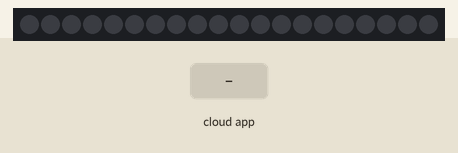
Simulated run of this sketch. Board: ESP8266 (NodeMCU). Shown: 20 RGB LEDs in strip order, left to right. The test bench sets the inputs (shaded band). Dim RGB values are drawn brighter than linear; WiFi joins after 1.5 s; servers stay silent unless stated; no MQTT or app messages arrive unless stated; what the sketch prints to the serial monitor is not drawn.

Above: at 2.7 s.
2.8 s: the phone or cloud app sets t to 0
At 3.1 s:
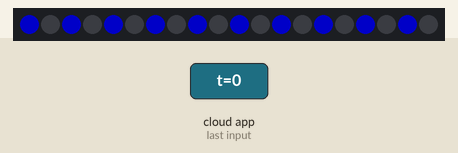
4.3 s: the phone or cloud app sets brightness to 1
At 4.6 s:
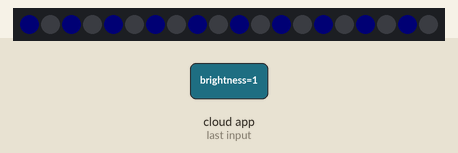
5.8 s: the phone or cloud app sets t to 1
At 6.6 s:
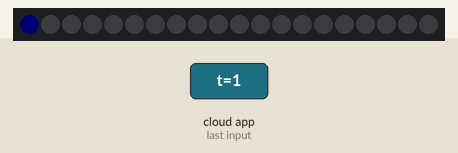
7.3 s: the phone or cloud app sets h to 0
Timing chart, 0 to 9.8 s (numbered marks = the images above; inputs shaded):
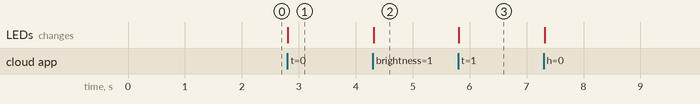

Measured:
- after the input at 2.8 s, the LEDs: change at once (image 1)
- after the input at 4.3 s, the LEDs: change at once (image 2)
- after the input at 5.8 s, the LEDs: change at once (image 3)

The sketch:

mtqqReceiver.ino
```cpp
/*
 Serial Call and Response in ASCII
 Language: Wiring/Ard'ino

 A signal in to the serial interface will be converted to the correct function
 */
#include <Adafruit_NeoPixel.h>
#include <ESP8266WiFi.h>
#include "Adafruit_MQTT.h"
#include "Adafruit_MQTT_Client.h"

#define WLAN_SSID       "BoboLina2G"
#define WLAN_PASS       "Lerenius1"
WiFiClient client;

#define AIO_SERVER      "192.168.1.5"
#define AIO_SERVERPORT  1883
#define USER ""
#define PW ""
Adafruit_MQTT_Client mqtt(&client, AIO_SERVER, AIO_SERVERPORT);
Adafruit_MQTT_Subscribe pumpT = Adafruit_MQTT_Subscribe(&mqtt, "pump/t");
Adafruit_MQTT_Subscribe krukT = Adafruit_MQTT_Subscribe(&mqtt, "krukhus/t");
Adafruit_MQTT_Subscribe vinH = Adafruit_MQTT_Subscribe(&mqtt, "vin/h");
Adafruit_MQTT_Subscribe brightnessMQTT = Adafruit_MQTT_Subscribe(&mqtt, "display/brightness");
#define LEDS 20
#define WHITE_
uint8_t r [LEDS];
uint8_t g [LEDS];
uint8_t b [LEDS];
#ifdef WHITE
  uint8_t w [LEDS];
#endif
int counter=0;
uint8_t setLed=0;
uint8_t brightness=2;
#define PIN D3
// Parameter 1 = number of pixels in strip
// Parameter 2 = Arduino pin number (most are valid)
// Parameter 3 = pixel type flagqs, add together as needed:
// NEO_KHZ800 800 KHz bitstream (most NeoPixel products w/WS2812 LEDs)
// NEO_KHZ400 400 KHz (classic 'v1' (not v2) FLORA pixels, WS2811 drivers)
// NEO_GRB Pixels are wired for GRB bitstream (most NeoPixel products)
// NEO_RGB Pixels are wired for RGB bitstream (v1 FLORA pixels, not v2)
// NEO_RGBW Pixels are wired for RGBW bitstream (NeoPixel RGBW products)
#ifdef WHITE
   Adafruit_NeoPixel strip = Adafruit_NeoPixel(LEDS, PIN, NEO_GRBW + NEO_KHZ800);
#else
  Adafruit_NeoPixel strip = Adafruit_NeoPixel(LEDS, PIN, NEO_GRB + NEO_KHZ800);
#endif
// Bug workaround for Arduino 1.6.6, it seems to need a function declaration
// for some reason (only affects ESP8266, likely an arduino-builder bug).
//void MQTT_connect();

void setup()
{
  // start serial port at 9600 bps and wait for port to open:
  Serial.begin(9600);
  while (!Serial) {
    ; // wait for serial port to connect. Needed for Leonardo only
  }
  for(int led = 0; led<LEDS; led++){
    r[led]=0;
    g[led]=0;
    b[led]=0;
    #ifdef WHITE
    w[led]=0;
    #endif
  }
  strip.begin();

  //strip.show(); // Initialize all pixels to 'off
  setColors();

  // Connect to WiFi access point.
  Serial.println(); Serial.println();
  Serial.print("Connecting to ");
  Serial.println(WLAN_SSID);

  WiFi.begin(WLAN_SSID, WLAN_PASS);
  while (WiFi.status() != WL_CONNECTED) {
    delay(500);
    Serial.print(".");
  }
  Serial.println();

  Serial.println("WiFi connected");
  Serial.println("IP address: "); Serial.println(WiFi.localIP());

  // Setup MQTT subscription for onoff feed.
  mqtt.subscribe(&pumpT);
  mqtt.subscribe(&krukT);
  mqtt.subscribe(&vinH);
  mqtt.subscribe(&brightnessMQTT);
}
// Fill the dots one after the other with a color
void setColors() {
 for(uint8_t i=0; i<strip.numPixels(); i++) {
  #ifdef WHITE
    strip.setPixelColor(i, strip.Color(r[i], g[i], b[i], w[i]));
  #else
    strip.setPixelColor(i, strip.Color(r[i], g[i], b[i]));
  #endif
 }
 strip.show();
}

void loop()
{

  // Ensure the connection to the MQTT server is alive (this will make the first
  // connection and automatically reconnect when disconnected).  See the MQTT_connect
  // function definition further below.
  MQTT_connect();
  // this is our 'wait for incoming subscription packets' busy subloop
  // try to spend your time here

  Adafruit_MQTT_Subscribe *subscription;
  if ((subscription = mqtt.readSubscription(5000))) {
    if (subscription == &pumpT) {
      unsigned char * inChar = pumpT.lastread;
      String in = "";
      uint8_t ch = 0;
      while (ch<4){
       //if(*inChar == '\0')
       //  break;
       if(isDigit(*inChar) || (in.length()==0 && *inChar == '-') || *inChar == '.'){
         in += (char)*inChar;
       }
       else break;
       inChar++;
       ch++;
      }
      if (ch>0) {
        float value = in.toFloat();
        Serial.print(F("Got pump temp: "));
        Serial.print((char *)pumpT.lastread);
        Serial.print("=>");
        Serial.println(value);
        /*if (value<LEDS){
          r[value]=10;
        }*/
        if (value>0) for(uint8_t led = 0; led<LEDS; led++){
          r[led]=0;
          g[led]=0;
          b[led]=led<value-0.5?brightness:0;
          #ifdef WHITE
          w[led]=0;
          #endif
        }
        else for(uint8_t led = 0; led<LEDS; led++){
          r[led]=0;
          g[led]=0;
          b[led]=led%2==0?(brightness<100?100:brightness):0;
          #ifdef WHITE
          w[led]=0;
          #endif
        }
        setColors();
      }
      else Serial.println((char *)pumpT.lastread);
    }
    else if (subscription == &krukT) {
      unsigned char * inChar = krukT.lastread;
      String in = "";
      uint8_t ch = 0;
      while (ch<4){
       //if(*inChar == '\0')
       //  break;
       if(isDigit(*inChar) || (in.length()==0 && *inChar == '-') || *inChar == '.'){
         in += (char)*inChar;
       }
       else break;
       inChar++;
       ch++;
      }
      if (ch>0) {
        float value = in.toFloat();
        Serial.print(F("Got kruk temp: "));
        Serial.print((char *)krukT.lastread);
        Serial.print("=>");
        Serial.println(value);
        /*if (value<LEDS){
          r[value]=10;
        }*/
        if (value>0) for(uint8_t led = 0; led<LEDS; led++){
          r[led]=0;
          g[led]=led<value-0.5?brightness:0;
          b[led]=0;
          #ifdef WHITE
          w[led]=0;
          #endif
        }
        else for(uint8_t led = 0; led<LEDS; led++){
          r[led]=0;
          g[led]=led%2==0?(brightness<100?100:brightness):0;
          b[led]=0;
          #ifdef WHITE
          w[led]=0;
          #endif
        }
        setColors();
      }
      else Serial.println((char*) inChar);
    }
    else if (subscription == &vinH) {
      unsigned char * inChar = vinH.lastread;
      String in = "";
      uint8_t ch = 0;
      while (ch<4){
       //if(*inChar == '\0')
       //  break;
       if(isDigit(*inChar) || (in.length()==0 && *inChar == '-') || *inChar == '.'){
         in += (char)*inChar;
       }
       else break;
       inChar++;
       ch++;
      }
      if (ch>0) {
        float value = in.toFloat()/5.0;
        Serial.print(F("Got vin humidity: "));
        Serial.print((char *)vinH.lastread);
        Serial.print("/5=>");
        Serial.println(value);
        /*if (value<LEDS){
          r[value]=10;
        }*/
        for(uint8_t led = 0; led<LEDS; led++){
          r[led]=led<value-0.5?(value>80?100:brightness):0;
          g[led]=0;
          b[led]=0;
          #ifdef WHITE
          w[led]=0;
          #endif
        }
        setColors();
      }
      else Serial.println((char *)inChar);
    }
    else if (subscription == &brightnessMQTT) {
      unsigned char * inChar = brightnessMQTT.lastread;
      String in = "";
      uint8_t ch = 0;
      while (ch<4){
       //if(*inChar == '\0')
       //  break;
       if(isDigit(*inChar)){
         in += (char)*inChar;
       }
       else break;
       inChar++;
       ch++;
      }
      if (ch>0) {
        uint8_t value = in.toInt();
        Serial.print(F("Got Brightness: "));
        Serial.print((char *)brightnessMQTT.lastread);
        Serial.print("=>");
        Serial.println(value);
        /*if (value<LEDS){
          r[value]=10;
        }*/
        if (value>255) value=255;
        if (value<0) value=0;
        brightness=value;
        for(uint8_t led = 0; led<LEDS; led++){
          if (r[led]>0) r[led]=brightness;
          if (g[led]>0) g[led]=brightness;
          if (b[led]>0) b[led]=brightness;
          #ifdef WHITE
          if (w[led]>0) w[led]=brightness;
          #endif
        }
        setColors();
      }
      else Serial.println((char *)brightnessMQTT.lastread);
    }
    else
      Serial.println("No message");
  }
  //if(! mqtt.ping()) {
  //  mqtt.disconnect();
  //  Serial.println("Ping failed");
  //}
  /*if(counter>=100){
    counter=0;
    Serial.print("Setting color on led ");
    Serial.println(setLed);
    for(int led = 0; led<LEDS; led++){
      r[led]=led==setLed?100:0;
      g[led]=0;
      b[led]=0;
      #ifdef WHITE
      w[led]=0;
      #endif
    }
    setColors();
    setLed++;
    if (setLed==LEDS){
      setLed=0;
    }
  }
  else
    counter++;
    */
}
// Function to connect and reconnect as necessary to the MQTT server.
// Should be called in the loop function and it will take care if connecting.
void MQTT_connect() {
  int8_t ret;

  // Stop if already connected.
  if (mqtt.connected()) {
    return;
  }

  Serial.print("Connecting to MQTT... ");

  uint8_t retries = 1;
  while ((ret = mqtt.connect()) != 0) { // connect will return 0 for connected
       Serial.println(mqtt.connectErrorString(ret));
       mqtt.disconnect();
       retries--;
       if (retries == 0) {
         Serial.println("MQTT not connected");
         return;
       }
       else{
        Serial.println("Retrying MQTT connection in 5 seconds...");
        delay(5000);  // wait 5 seconds
       }
  }
  Serial.println("MQTT Connected!");
}
```
